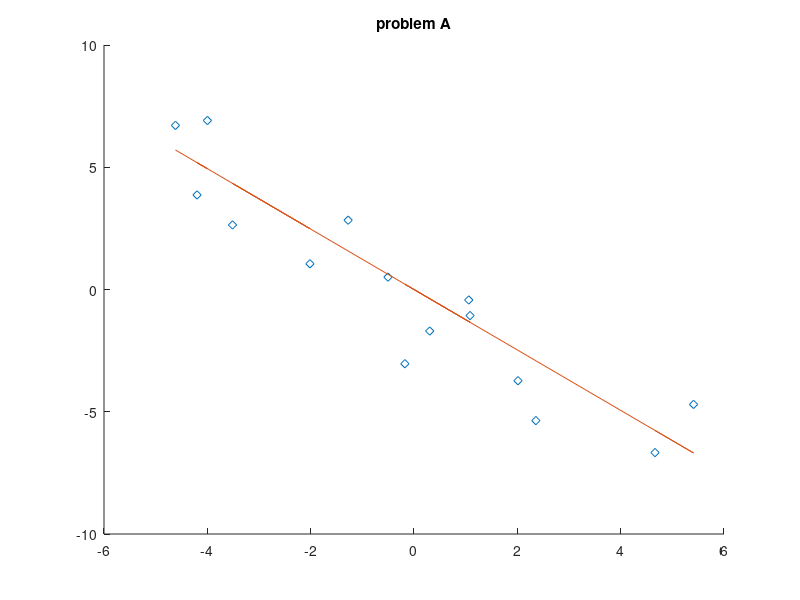

Recreate this plot in MATLAB.
%problemB
%Harrison Leece
load data_B.mat

hold on
plot(t,y,'d')

%s = ones(length(t),1);
A = [t];
B = A' * A;

rhs = A' * y;

xHat = B\rhs
k = xHat(1) * t;
plot(t,k,'-')
title('problem A')